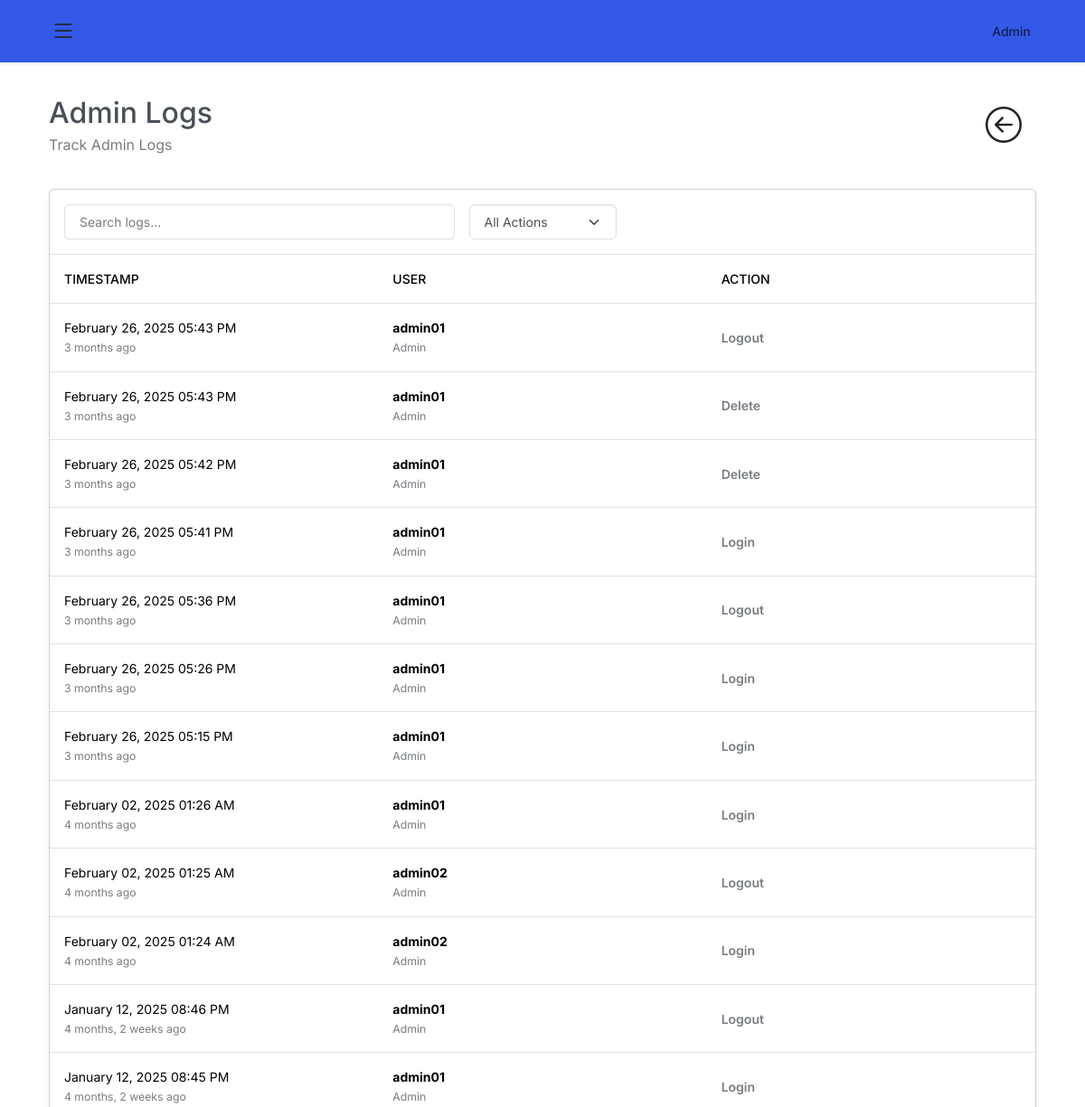
Page /user-admin/audit-trail/ (signed in, upper part) on the earlier database version.
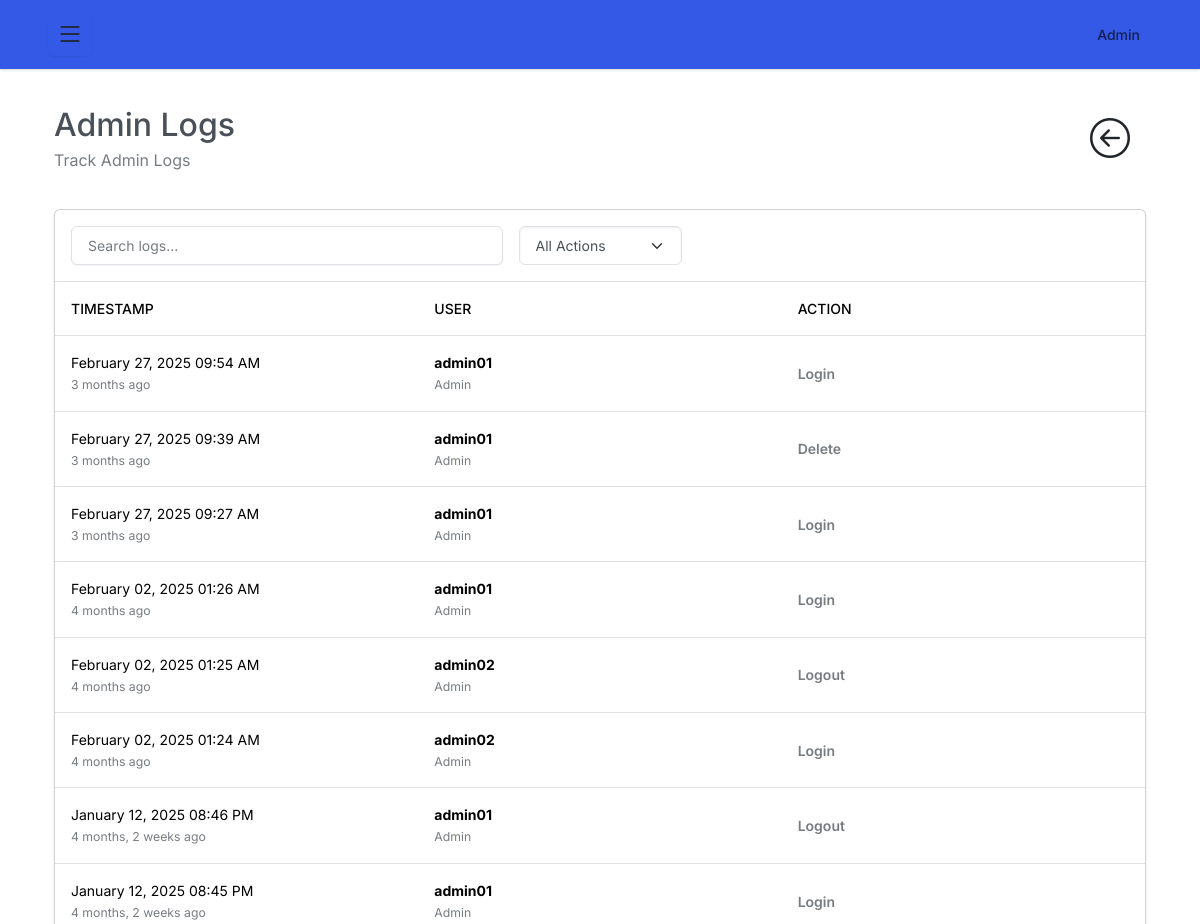
Same page on the later database version.
### z_admin/models.py (models this page shows, shortened)
class AdminLogs(models.Model):
    admin = models.ForeignKey(Admin_Account, on_delete=models.CASCADE)
    action = models.CharField(max_length=50, default='default')
    log_time = models.DateTimeField(auto_now_add=True)
    class Meta:
        verbose_name = "AdminLogs"
        verbose_name_plural = "AdminLogs"
        ordering = ['-log_time']

class Admin_Account(models.Model): # This is the model for the admin login
    username = models.CharField(max_length=150)
    password = models.CharField(max_length=128)
    last_login = models.DateTimeField(auto_now=True)
    def __str__(self):
        return self.username
    class Meta:
        verbose_name = "Admin Account"
        verbose_name_plural = "Admin Accounts"

### z_admin/views.py (the view)
# urls.py: path('audit-trail/', views.audit_trail, name='audit-trail'), # READ
@login_required(login_url='admin-login')
def audit_trail(request):
    search_query = request.GET.get('search', '')  # Search term
    action_filter = request.GET.get('action', '')  # Selected action from the dropdown
    logs = AdminLogs.objects.all()
    if search_query:
        logs = logs.filter(
            Q(admin__username__icontains=search_query) |  # Search by admin username (if Admin_Account has a 'username' field)
            Q(action__icontains=search_query)             # Search by action
        )
    if action_filter and action_filter != 'All Actions':
        logs = logs.filter(action__iexact=action_filter)
    context = {
        "logs": logs,
        "search_query": search_query,
        "action_filter": action_filter,
    }
    return render(request, 'temp_admin/audit-trails.html', context)

### templates/temp_admin/audit-trails.html (shortened to what this page needs)
{% extends "temp_admin/base.html" %}
{% block content %}
<div class="container p-4">
    <div class="d-flex justify-content-between align-items-center mb-4">
        <div>
            <h2 class="mb-1">Admin Logs</h2>
            <p class="text-muted mb-0">Track Admin Logs</p>
        </div>
        <a href="{% url 'admin-dashboard' %}" class="m-3 text-dark" title="Back to Dashboard">
            <i class="bi bi-arrow-left-circle fs-1"></i>
        </a>
    </div>
    <div class="card shadow-sm">
        <div class="card-body p-0">
            <div class="border-bottom p-3">
                <div class="row g-3">
                    <div class="col-md-5">
                        <form method="GET" action="{% url 'audit-trail' %}">
                            <input type="text" name="search" class="form-control" placeholder="Search logs..." value="{{ search_query }}">
                    </div>
                    <div class="col-md-2">
                        <select class="form-select" name="action" onchange="this.form.submit()">
                            <option {% if not action_filter or action_filter == 'All Actions' %}selected{% endif %}>All Actions</option>
                        </select>
                    </div>
                </div>
            </div>
            <div class="table-responsive">
                <table class="table table-hover align-middle mb-0">
                    <thead class="bg-light">
                        <tr>
                            <th scope="col" class="w-25">Timestamp</th>
                            <th scope="col" class="w-25">User</th>
                            <th scope="col" class="w-25">Action</th>
                        </tr>
                    </thead>
                    <tbody>
                        {% for log in logs %}
                        <tr>
                            <td>
                                <div>{{ log.log_time|date:"F d, Y h:i A" }}</div>
                                <small class="text-muted">{{ log.log_time|timesince }} ago</small>
                            </td>
                            <td>
                                <div class="d-flex align-items-center">
                                    <div>
                                        <div class="fw-bold">{{ log.admin }}</div>
                                        <small class="text-muted">Admin</small>
                                    </div>
                                </div>
                            </td>
                            <td>
                                <div class="text-muted text-capitalize fw-semibold">{{ log.action}}</div>
                            </td>
                        </tr>
                        {% endfor %}
                    </tbody>
                </table>
            </div>
        </div>
    </div>
</div>
{% endblock %}

Differences in the rows shown:
removed AdminLogs: log_time "February 26, 2025 05:43 PM", log_time "3 months", admin "admin01", action "Logout"
removed AdminLogs: log_time "February 26, 2025 05:43 PM", log_time "3 months", admin "admin01", action "Delete"
removed AdminLogs: log_time "February 26, 2025 05:42 PM", log_time "3 months", admin "admin01", action "Delete"
removed AdminLogs: log_time "February 26, 2025 05:41 PM", log_time "3 months", admin "admin01", action "Login"
changed AdminLogs: log_time "February 26, 2025 05:36 PM" → "February 27, 2025 09:54 AM"; action "Logout" → "Login"
changed AdminLogs: log_time "February 26, 2025 05:26 PM" → "February 27, 2025 09:39 AM"; action "Login" → "Delete"
changed AdminLogs: log_time "February 26, 2025 05:15 PM" → "February 27, 2025 09:27 AM"
